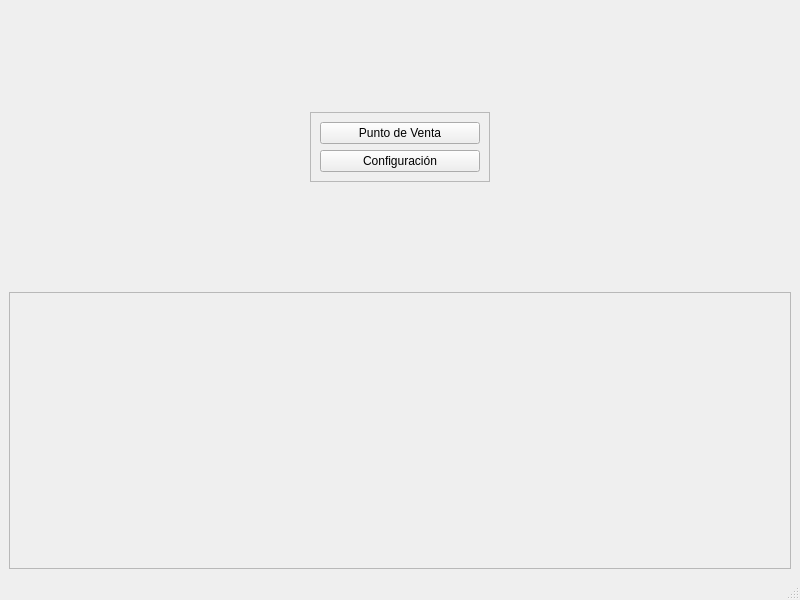
<?xml version="1.0" encoding="UTF-8"?>
<ui version="4.0">
 <class>MainWindow</class>
 <widget class="QMainWindow" name="MainWindow">
  <property name="geometry">
   <rect>
    <x>0</x>
    <y>0</y>
    <width>800</width>
    <height>600</height>
   </rect>
  </property>
  <property name="windowTitle">
   <string>MainWindow</string>
  </property>
  <widget class="QWidget" name="centralwidget">
   <layout class="QVBoxLayout" name="verticalLayout">
    <item alignment="Qt::AlignmentFlag::AlignHCenter|Qt::AlignmentFlag::AlignVCenter">
     <widget class="QFrame" name="frameButton">
      <property name="minimumSize">
       <size>
        <width>180</width>
        <height>0</height>
       </size>
      </property>
      <property name="maximumSize">
       <size>
        <width>180</width>
        <height>90</height>
       </size>
      </property>
      <property name="frameShape">
       <enum>QFrame::Shape::StyledPanel</enum>
      </property>
      <property name="frameShadow">
       <enum>QFrame::Shadow::Raised</enum>
      </property>
      <layout class="QVBoxLayout" name="verticalLayout_2">
       <item>
        <widget class="QPushButton" name="pushPointSale">
         <property name="maximumSize">
          <size>
           <width>180</width>
           <height>30</height>
          </size>
         </property>
         <property name="text">
          <string>Punto de Venta</string>
         </property>
        </widget>
       </item>
       <item>
        <widget class="QPushButton" name="pushConfiguration">
         <property name="maximumSize">
          <size>
           <width>180</width>
           <height>30</height>
          </size>
         </property>
         <property name="text">
          <string>Configuración</string>
         </property>
        </widget>
       </item>
      </layout>
     </widget>
    </item>
    <item>
     <widget class="QFrame" name="frameFooter">
      <property name="frameShape">
       <enum>QFrame::Shape::StyledPanel</enum>
      </property>
      <property name="frameShadow">
       <enum>QFrame::Shadow::Raised</enum>
      </property>
     </widget>
    </item>
   </layout>
  </widget>
  <widget class="QMenuBar" name="menubar">
   <property name="geometry">
    <rect>
     <x>0</x>
     <y>0</y>
     <width>800</width>
     <height>33</height>
    </rect>
   </property>
  </widget>
  <widget class="QStatusBar" name="statusbar"/>
 </widget>
 <resources/>
 <connections/>
</ui>
